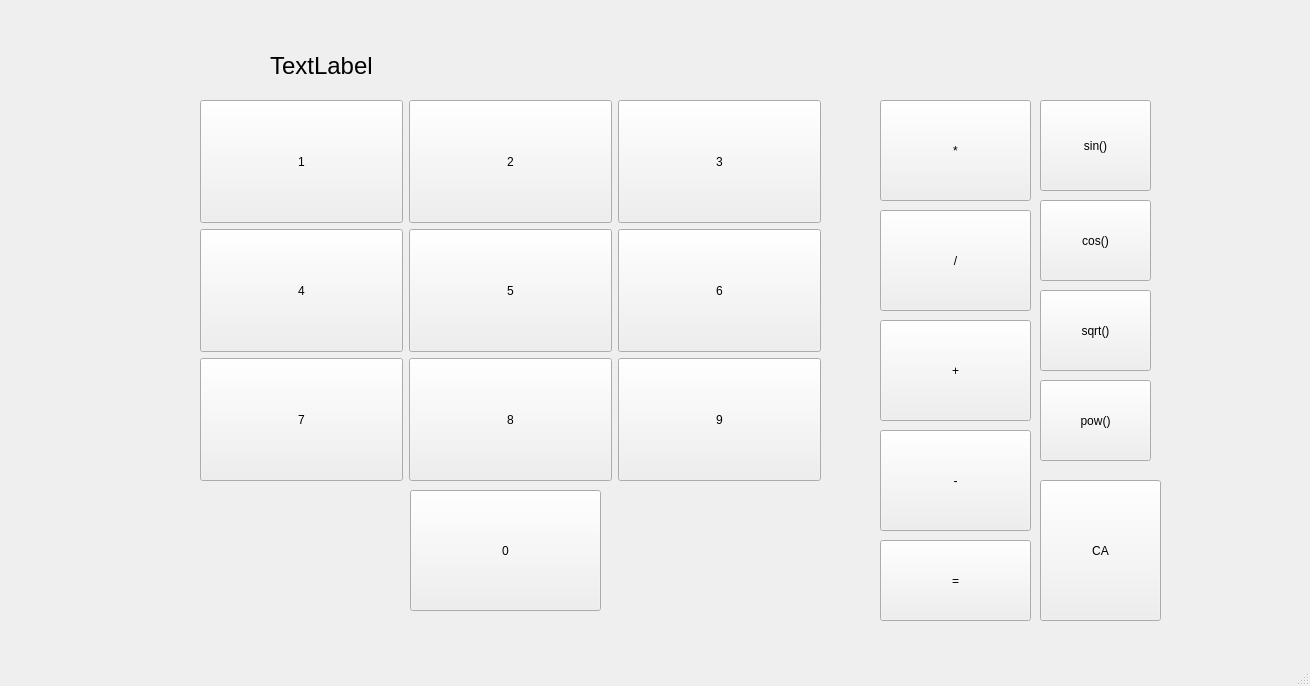
<?xml version="1.0" encoding="UTF-8"?>
<ui version="4.0">
 <class>Calculator</class>
 <widget class="QMainWindow" name="Calculator">
  <property name="geometry">
   <rect>
    <x>0</x>
    <y>0</y>
    <width>1310</width>
    <height>686</height>
   </rect>
  </property>
  <property name="windowTitle">
   <string>MainWindow</string>
  </property>
  <widget class="QWidget" name="centralwidget">
   <widget class="QWidget" name="verticalLayoutWidget">
    <property name="geometry">
     <rect>
      <x>200</x>
      <y>100</y>
      <width>621</width>
      <height>381</height>
     </rect>
    </property>
    <layout class="QVBoxLayout" name="verticalLayout">
     <item>
      <layout class="QHBoxLayout" name="horizontalLayout">
       <item>
        <widget class="QPushButton" name="Btn1">
         <property name="sizePolicy">
          <sizepolicy hsizetype="Minimum" vsizetype="Preferred">
           <horstretch>0</horstretch>
           <verstretch>0</verstretch>
          </sizepolicy>
         </property>
         <property name="text">
          <string>1</string>
         </property>
        </widget>
       </item>
       <item>
        <widget class="QPushButton" name="Btn2">
         <property name="sizePolicy">
          <sizepolicy hsizetype="Minimum" vsizetype="Preferred">
           <horstretch>0</horstretch>
           <verstretch>0</verstretch>
          </sizepolicy>
         </property>
         <property name="text">
          <string>2</string>
         </property>
        </widget>
       </item>
       <item>
        <widget class="QPushButton" name="Btn3">
         <property name="sizePolicy">
          <sizepolicy hsizetype="Minimum" vsizetype="Preferred">
           <horstretch>0</horstretch>
           <verstretch>0</verstretch>
          </sizepolicy>
         </property>
         <property name="text">
          <string>3</string>
         </property>
        </widget>
       </item>
      </layout>
     </item>
     <item>
      <layout class="QHBoxLayout" name="horizontalLayout_2">
       <item>
        <widget class="QPushButton" name="Btn4">
         <property name="sizePolicy">
          <sizepolicy hsizetype="Minimum" vsizetype="Preferred">
           <horstretch>0</horstretch>
           <verstretch>0</verstretch>
          </sizepolicy>
         </property>
         <property name="text">
          <string>4</string>
         </property>
        </widget>
       </item>
       <item>
        <widget class="QPushButton" name="Btn5">
         <property name="sizePolicy">
          <sizepolicy hsizetype="Minimum" vsizetype="Preferred">
           <horstretch>0</horstretch>
           <verstretch>0</verstretch>
          </sizepolicy>
         </property>
         <property name="text">
          <string>5</string>
         </property>
        </widget>
       </item>
       <item>
        <widget class="QPushButton" name="Btn6">
         <property name="sizePolicy">
          <sizepolicy hsizetype="Preferred" vsizetype="Preferred">
           <horstretch>0</horstretch>
           <verstretch>0</verstretch>
          </sizepolicy>
         </property>
         <property name="text">
          <string>6</string>
         </property>
        </widget>
       </item>
      </layout>
     </item>
     <item>
      <layout class="QHBoxLayout" name="horizontalLayout_3">
       <item>
        <widget class="QPushButton" name="Btn7">
         <property name="sizePolicy">
          <sizepolicy hsizetype="Preferred" vsizetype="Preferred">
           <horstretch>0</horstretch>
           <verstretch>0</verstretch>
          </sizepolicy>
         </property>
         <property name="text">
          <string>7</string>
         </property>
        </widget>
       </item>
       <item>
        <widget class="QPushButton" name="Btn8">
         <property name="sizePolicy">
          <sizepolicy hsizetype="Preferred" vsizetype="Preferred">
           <horstretch>0</horstretch>
           <verstretch>0</verstretch>
          </sizepolicy>
         </property>
         <property name="text">
          <string>8</string>
         </property>
        </widget>
       </item>
       <item>
        <widget class="QPushButton" name="Btn9">
         <property name="sizePolicy">
          <sizepolicy hsizetype="Preferred" vsizetype="Preferred">
           <horstretch>0</horstretch>
           <verstretch>0</verstretch>
          </sizepolicy>
         </property>
         <property name="text">
          <string>9</string>
         </property>
        </widget>
       </item>
      </layout>
     </item>
    </layout>
   </widget>
   <widget class="QLabel" name="label">
    <property name="geometry">
     <rect>
      <x>270</x>
      <y>40</y>
      <width>541</width>
      <height>51</height>
     </rect>
    </property>
    <property name="font">
     <font>
      <pointsize>18</pointsize>
     </font>
    </property>
    <property name="text">
     <string>TextLabel</string>
    </property>
   </widget>
   <widget class="QPushButton" name="multiply">
    <property name="geometry">
     <rect>
      <x>880</x>
      <y>100</y>
      <width>151</width>
      <height>101</height>
     </rect>
    </property>
    <property name="text">
     <string>*</string>
    </property>
   </widget>
   <widget class="QPushButton" name="divide">
    <property name="geometry">
     <rect>
      <x>880</x>
      <y>210</y>
      <width>151</width>
      <height>101</height>
     </rect>
    </property>
    <property name="text">
     <string>/</string>
    </property>
   </widget>
   <widget class="QPushButton" name="plus">
    <property name="geometry">
     <rect>
      <x>880</x>
      <y>320</y>
      <width>151</width>
      <height>101</height>
     </rect>
    </property>
    <property name="text">
     <string>+</string>
    </property>
   </widget>
   <widget class="QPushButton" name="minus">
    <property name="geometry">
     <rect>
      <x>880</x>
      <y>430</y>
      <width>151</width>
      <height>101</height>
     </rect>
    </property>
    <property name="text">
     <string>-</string>
    </property>
   </widget>
   <widget class="QPushButton" name="sin">
    <property name="geometry">
     <rect>
      <x>1040</x>
      <y>100</y>
      <width>111</width>
      <height>91</height>
     </rect>
    </property>
    <property name="text">
     <string>sin()</string>
    </property>
   </widget>
   <widget class="QPushButton" name="cos">
    <property name="geometry">
     <rect>
      <x>1040</x>
      <y>200</y>
      <width>111</width>
      <height>81</height>
     </rect>
    </property>
    <property name="text">
     <string>cos()</string>
    </property>
   </widget>
   <widget class="QPushButton" name="sqrt">
    <property name="geometry">
     <rect>
      <x>1040</x>
      <y>290</y>
      <width>111</width>
      <height>81</height>
     </rect>
    </property>
    <property name="text">
     <string>sqrt()</string>
    </property>
   </widget>
   <widget class="QPushButton" name="pow">
    <property name="geometry">
     <rect>
      <x>1040</x>
      <y>380</y>
      <width>111</width>
      <height>81</height>
     </rect>
    </property>
    <property name="text">
     <string>pow()</string>
    </property>
   </widget>
   <widget class="QPushButton" name="Btn0">
    <property name="geometry">
     <rect>
      <x>410</x>
      <y>490</y>
      <width>191</width>
      <height>121</height>
     </rect>
    </property>
    <property name="text">
     <string>0</string>
    </property>
   </widget>
   <widget class="QPushButton" name="equal">
    <property name="geometry">
     <rect>
      <x>880</x>
      <y>540</y>
      <width>151</width>
      <height>81</height>
     </rect>
    </property>
    <property name="text">
     <string>=</string>
    </property>
   </widget>
   <widget class="QPushButton" name="CA">
    <property name="geometry">
     <rect>
      <x>1040</x>
      <y>480</y>
      <width>121</width>
      <height>141</height>
     </rect>
    </property>
    <property name="text">
     <string>CA</string>
    </property>
   </widget>
  </widget>
  <widget class="QMenuBar" name="menubar">
   <property name="geometry">
    <rect>
     <x>0</x>
     <y>0</y>
     <width>1310</width>
     <height>26</height>
    </rect>
   </property>
  </widget>
  <widget class="QStatusBar" name="statusbar"/>
 </widget>
 <resources/>
 <connections/>
</ui>
